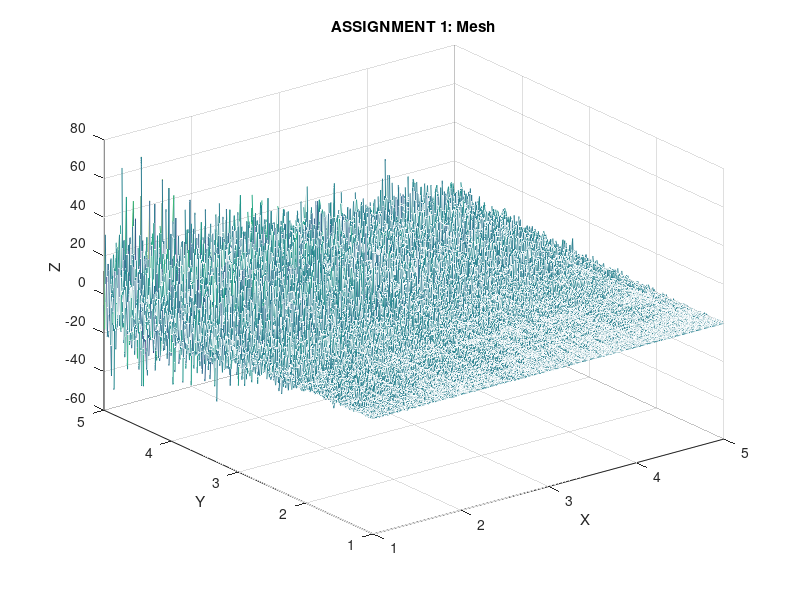

Write MATLAB code to recreate this figure.
% assignment 1
x=[1:0.01:5];
y=[1:0.01:5];
[x,y]=meshgrid(x,y);
z=(y.^2)/((x.^2)+(y.^2));
grid on;
mesh(x,y,z);
xlabel('X')
ylabel('Y')
zlabel('Z')
title('ASSIGNMENT 1: Mesh')